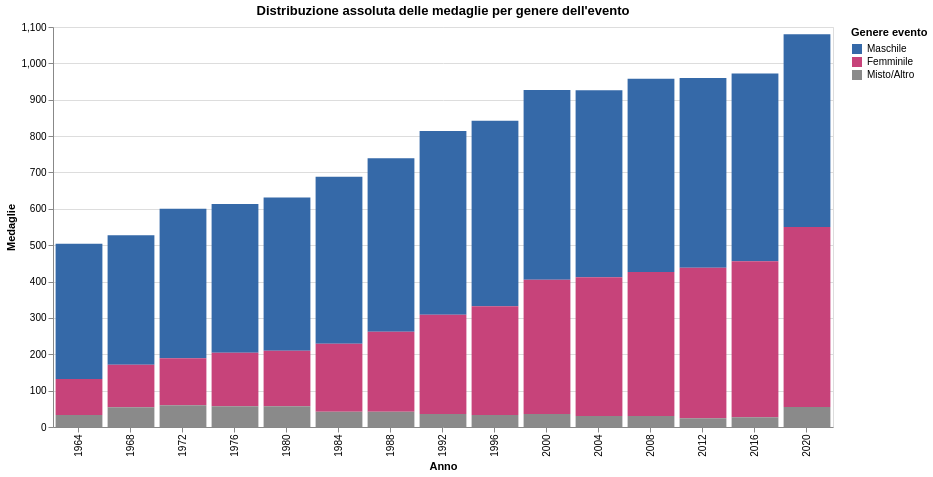

Here is the Vega-Lite specification saved for this chart:
### Vega-Lite specification from a JSON file in a GitHub repository (floating-point values rounded to 4 significant figures)
{"config": {"view": {"continuousWidth": 300, "continuousHeight": 300}}, "data": {"name": "data-46cb4a8c1b17869737f7a0de57816b82"}, "mark": {"type": "bar"}, "encoding": {"color": {"field": "genere_evento", "scale": {"domain": ["Maschile", "Femminile", "Misto/Altro"], "range": ["#3569a8", "#c7437a", "#8a8a8a"]}, "title": "Genere evento", "type": "nominal"}, "tooltip": [{"field": "year", "title": "Anno", "type": "ordinal"}, {"field": "genere_evento", "title": "Genere", "type": "nominal"}, {"field": "medaglie", "format": ",.0f", "title": "Medaglie", "type": "quantitative"}], "x": {"field": "year", "title": "Anno", "type": "ordinal"}, "y": {"field": "medaglie", "title": "Medaglie", "type": "quantitative"}}, "height": 400, "title": "Distribuzione assoluta delle medaglie per genere dell'evento", "width": 780, "$schema": "https://vega.github.io/schema/vega-lite/v6.4.1.json", "datasets": {"data-46cb4a8c1b17869737f7a0de57816b82": [{"year": 1964, "genere_evento": "Maschile", "medaglie": 372.0}, {"year": 1968, "genere_evento": "Maschile", "medaglie": 356.0}, {"year": 1972, "genere_evento": "Maschile", "medaglie": 411.0}, {"year": 1976, "genere_evento": "Maschile", "medaglie": 409.0}, {"year": 1980, "genere_evento": "Maschile", "medaglie": 421.0}, {"year": 1984, "genere_evento": "Maschile", "medaglie": 459.0}, {"year": 1988, "genere_evento": "Maschile", "medaglie": 477.0}, {"year": 1992, "genere_evento": "Maschile", "medaglie": 505.0}, {"year": 1996, "genere_evento": "Maschile", "medaglie": 510.0}, {"year": 2000, "genere_evento": "Maschile", "medaglie": 522.0}, {"year": 2004, "genere_evento": "Maschile", "medaglie": 514.0}, {"year": 2008, "genere_evento": "Maschile", "medaglie": 532.0}, {"year": 2012, "genere_evento": "Maschile", "medaglie": 522.0}, {"year": 2016, "genere_evento": "Maschile", "medaglie": 516.0}, {"year": 2020, "genere_evento": "Maschile", "medaglie": 530.0}, {"year": 1964, "genere_evento": "Femminile", "medaglie": 99.0}, {"year": 1968, "genere_evento": "Femminile", "medaglie": 117.0}, {"year": 1972, "genere_evento": "Femminile", "medaglie": 129.0}, {"year": 1976, "genere_evento": "Femminile", "medaglie": 147.0}, {"year": 1980, "genere_evento": "Femminile", "medaglie": 153.0}, {"year": 1984, "genere_evento": "Femminile", "medaglie": 187.0}, {"year": 1988, "genere_evento": "Femminile", "medaglie": 220.0}, {"year": 1992, "genere_evento": "Femminile", "medaglie": 273.0}, {"year": 1996, "genere_evento": "Femminile", "medaglie": 299.0}, {"year": 2000, "genere_evento": "Femminile", "medaglie": 369.0}, {"year": 2004, "genere_evento": "Femminile", "medaglie": 382.0}, {"year": 2008, "genere_evento": "Femminile", "medaglie": 396.0}, {"year": 2012, "genere_evento": "Femminile", "medaglie": 414.0}, {"year": 2016, "genere_evento": "Femminile", "medaglie": 429.0}, {"year": 2020, "genere_evento": "Femminile", "medaglie": 495.0}, {"year": 1964, "genere_evento": "Misto/Altro", "medaglie": 33.0}, {"year": 1968, "genere_evento": "Misto/Altro", "medaglie": 54.0}, {"year": 1972, "genere_evento": "Misto/Altro", "medaglie": 60.0}, {"year": 1976, "genere_evento": "Misto/Altro", "medaglie": 57.0}, {"year": 1980, "genere_evento": "Misto/Altro", "medaglie": 57.0}, {"year": 1984, "genere_evento": "Misto/Altro", "medaglie": 42.0}, {"year": 1988, "genere_evento": "Misto/Altro", "medaglie": 42.0}, {"year": 1992, "genere_evento": "Misto/Altro", "medaglie": 36.0}, {"year": 1996, "genere_evento": "Misto/Altro", "medaglie": 33.0}, {"year": 2000, "genere_evento": "Misto/Altro", "medaglie": 36.0}, {"year": 2004, "genere_evento": "Misto/Altro", "medaglie": 30.0}, {"year": 2008, "genere_evento": "Misto/Altro", "medaglie": 30.0}, {"year": 2012, "genere_evento": "Misto/Altro", "medaglie": 24.0}, {"year": 2016, "genere_evento": "Misto/Altro", "medaglie": 27.0}, {"year": 2020, "genere_evento": "Misto/Altro", "medaglie": 55.0}]}}
